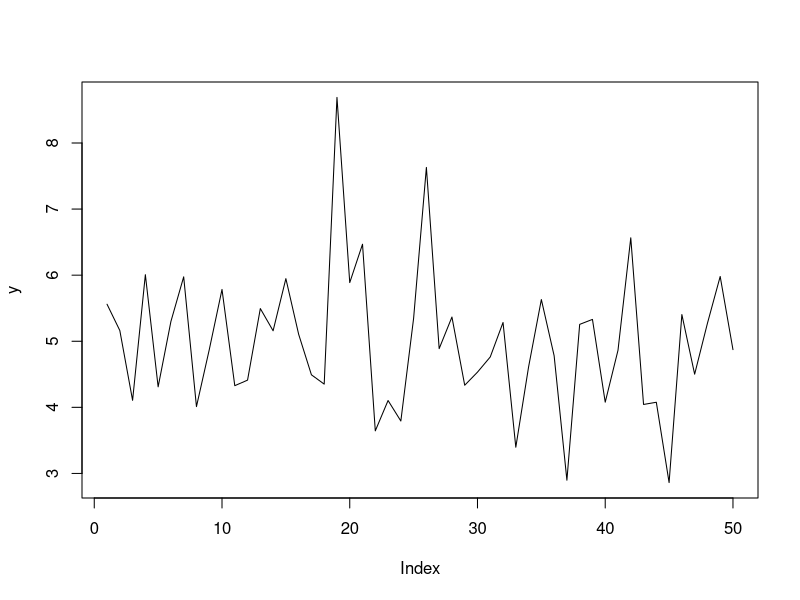
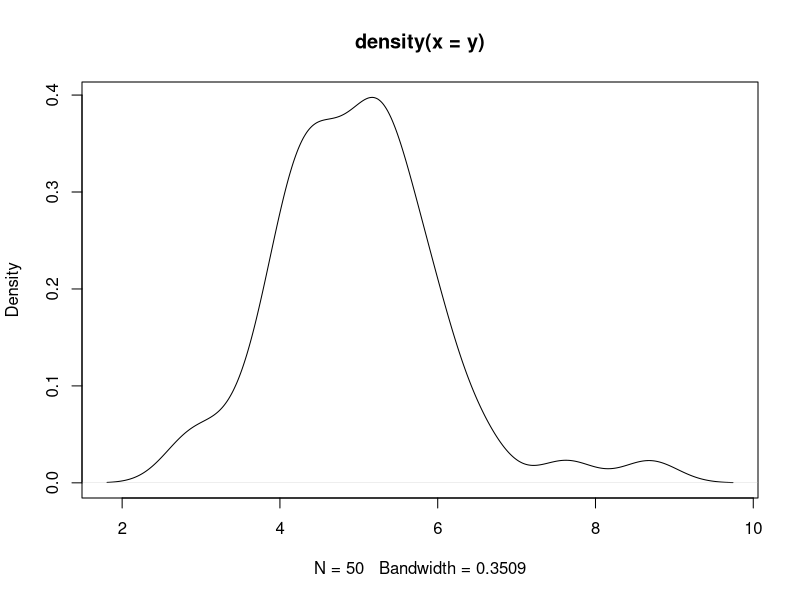

The R script that drew these images, in order: (Note: this script raises an error after producing the figures.)
#####################################################################
#
#  The program implements a Random Walk Metropolis Hastings algorithm
#  for the mean of a student-t data model with the 'standard' 
#  noninformative prior proporitonal to 1/sigma
#
#  Code written by Catherine Forbes (let me know if you spot any errors!)
#
#######################################################################

# Generate some iid data y = mu + sig*eps where eps is standardised student-t(5)
set.seed(23395710)

mutrue <- 5
sigtrue <- 1
psitrue <- 5
lam<-sqrt((psitrue-2)/psitrue)
nobs<-50
eps<-rt(n=nobs,df=psitrue)*lam
y<-mutrue+sigtrue*eps

# take a look at the data just generated
par(mfrow=c(1,1))
plot(y,type="l")
plot(density(y))


# set up all functions needed for Algorithm 2

logpkernel.f = function(y_in, mu_in, sig_in, psi_in){
  
  # this function produces the log of equation (4) on slide 32
  
  T = length(y_in) 
  logkernel = -(T+1)*log(sig_in) # a scalar
  terms = -0.5*(psi_in+1)*log(1+(((y_in - mu_in)/sig_in)^2)/(psi_in-2))   # a vector
  
 out = logkernel+sum(terms)   # a scalar
 return(out)
}

IG.f = function(sigin, vin, sigsqhatin){
  
  # this is essential the "Gael_dens_IG.f" function
  # it computes the value of the pdf of the IG(vin,sigsqhatin) distribution
  # at each value of the variate 'sigin'
  
  out = (2/gamma(vin/2))*((vin*sigsqhatin/2)^(vin/2))*exp(-vin*sigsqhatin/(2*sigin^2))/(sigin^(vin+1))
  return(out)
}

mu_RWMH.f = function(mu_last, sig_in, y_in, psi_in, sig_tune){
  
  # this function completes an RWMH step for the full conditional of mu
  # see notes slide 43
  
  mu_c = rnorm(1,mean=mu_last,sd=sig_tune) #candidate draw
  
  # calculate the MH ratio, using logs for stability
  # note do not need to evaluate the candidate density at all!
  logalpha = logpkernel.f(y_in, mu_c, sig_in, psi_in) 
  logalpha = logalpha - logpkernel.f(y_in, mu_last, sig_in, psi_in)
  
  alpha = min(1, exp(logalpha))
   
  # choose between the candidate mu and the mu from the previous iteration
  if(alpha==1){
    out = mu_c
  } else if (runif(1,0,1)<=alpha){
    out = mu_c
  } else
    out = mu_last
  
return(out)

}


logpzetakernel.f = function(y_in, mu_in, zeta_in, psi_in){
  
  # this function produces the log of target p*(zeta)
  # see slide 44
  
  T = length(y_in) 
  logkernel = -zeta_in*(T) # a scalar
  terms = -0.5*(psi_in+1)*log(1+(((y_in - mu_in)/exp(zeta_in))^2)/(psi_in-2))   # a vector
  
  out = logkernel+sum(terms)   # a scalar
  return(out)
}


sig_RWMH.f = function(mu_in, sig_last, y_in, psi_in, sig_tune){
  
  # this function completes an RWMH step for the full conditional of sig
  # see slide 44
  
  # transform sig_last so no longer constrained
  zeta_last = log(sig_last)
  
  zeta_c = rnorm(1,mean=zeta_last,sd=sig_tune) #candidate draw
  
  # calculate the MH ratio, using logs for stability
  
  # note do not need to evaluate the candidate density at all!
  logalpha = logpzetakernel.f(y_in, mu_in, zeta_c, psi_in) 
  logalpha = logalpha - logpzetakernel.f(y_in, mu_in, zeta_last, psi_in)
  
  alpha = min(1, exp(logalpha))
  
  # choose between the candidate sig and the sig from the previous iteration
  if(alpha==1){
    out = zeta_c
    
  } else if (runif(1,0,1)<=alpha){
    out = zeta_c
    
  } else
    out = zeta_last
    
  #transform back to return sigma, not zeta
  out = exp(out) 
  return(out)
  
}


### Algorithm 2 (Random Walk MH)

# define number of desired iterations
B = 700 # burn-in draws
NG = 10000 # retained draws
tuner<-c(0.1,0.1) #tuning parameters for mu and sig, respectively

# fix psi to its true value
psi = psitrue

# set up storage for MCMC draws
RWMHGibbs = matrix(c(0),nrow=(B+NG),ncol=2)

# initialise MCMC
RWMHGibbs[1,] = c(mean(y),sd(y))

# PLAY AROUND WITH THESE VALUES


# run the MH within Gibbs scheme!
for(iter in 2:(B+NG)){
  # sample mu (FIXED HERE)
  RWMHGibbs[iter,1] = mu_RWMH.f(RWMHGibbs[(iter-1),1], RWMHGibbs[(iter-1),2], y, psi,tuner[1])
  
  # sample sigma (FIXED HERE)
  RWMHGibbs[iter,2] = sig_RWMH.f(RWMHGibbs[iter,1], RWMHGibbs[(iter-1),2], y, psi,tuner[2])
}
  
# Quick plot
quickgraph(RWMHGibbs,B,2)


## GGPLOT
mu_draws <- RWMHGibbs[,1]
sigma_draws <- RWMHGibbs[,2]
draw.num <- c(1:nrow(RWMHGibbs))

plot1 <- ggplot(data.frame(mu_draws,sigma_draws,draw.num),aes(x=draw.num,y=mu_draws))+geom_line(color="red")+labs(y=expression(paste(mu, " iterates")),x="Iterations")+ggtitle("Iterates from Algorithm 2 for Student t data problem")+geom_vline(xintercept=B,colour="green")
plot2 <- ggplot(data.frame(mu_draws,sigma_draws,draw.num),aes(x=draw.num,y=sigma_draws))+geom_line(color="blue")+labs(x="Iteratations",y=expression(paste(sigma, " iterates")))+geom_vline(xintercept=B,colour="green")

savepdf("Algorithm_2")
grid.arrange(plot1,plot2)
dev.off()